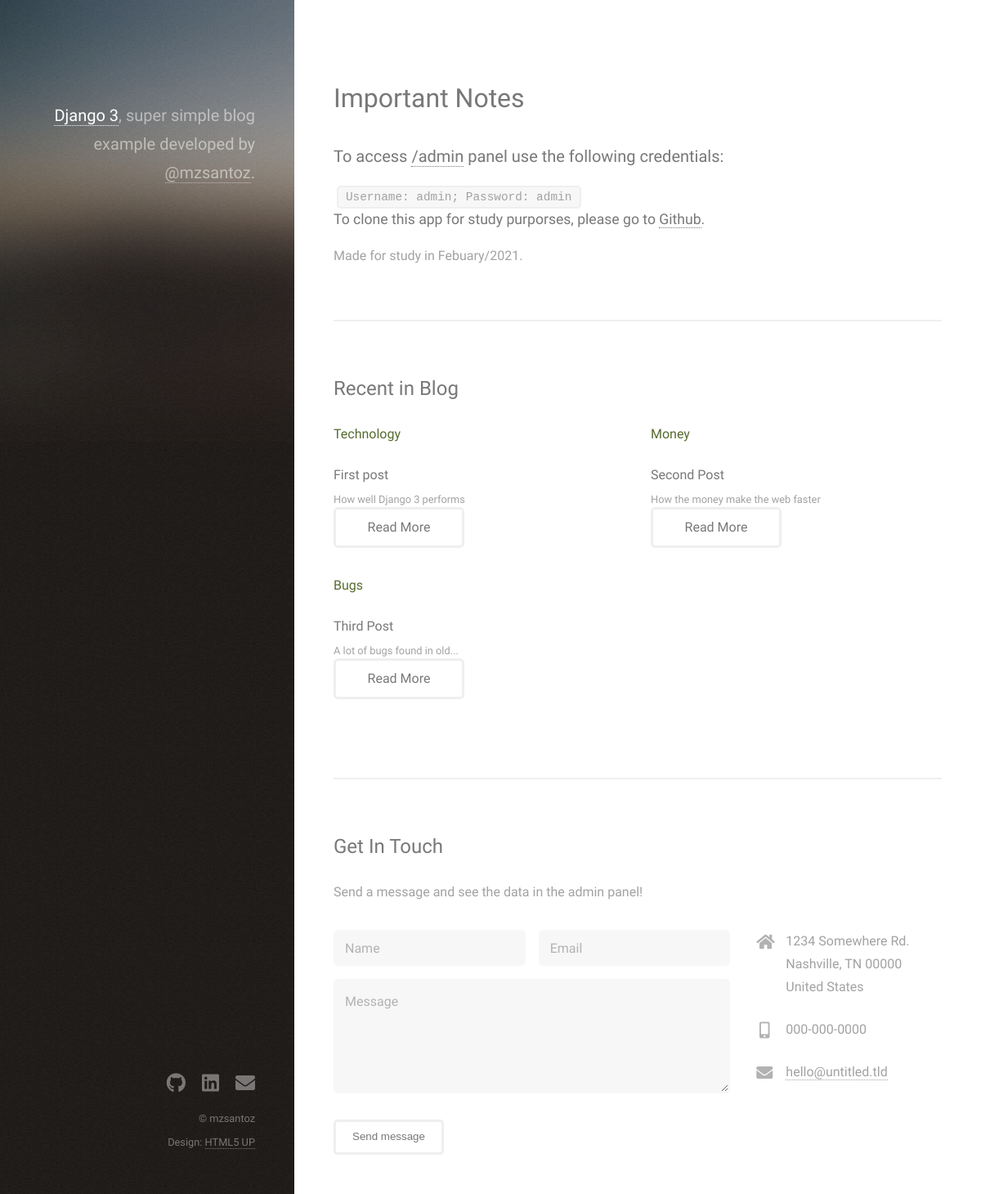
The page / on the database its author committed.
### website/models.py (models this page shows, shortened)
class Post(models.Model):
  id = models.UUIDField(primary_key=True, default=uuid.uuid4, editable=False)
  title = models.CharField(max_length=100)
  sub_title = models.CharField(max_length=200)
  content = models.TextField()
  categories = models.CharField(
    max_length=2,
    choices=Categories.choices,
    default=Categories.TECH,
  )
  deleted = models.BooleanField(default=False)
  slug = models.SlugField(null=True, unique=True)
  image = models.ImageField(upload_to='posts', null=True, blank=True)
  def get_category_label(self):
    return self.get_categories_display()

### website/views.py (the view)
# urls.py: path('', blog),
def blog(request):
  post_list = Post.objects.filter(deleted=False)
  data = {
    'posts': post_list
    }
  return render(request, 'index.html', data)

### website/templates/index.html (shortened to what this page needs)
{% load static %}
<!DOCTYPE HTML>
<html>
	<head>
		<link rel="stylesheet" href="{% static 'assets/css/main.css' %}" />
	</head>
	<body class="is-preload">
			<header id="header">
				<div class="inner">
					<h1><strong><a href="https://www.djangoproject.com/download/" target="_blank">Django 3</a></strong>, super simple
					blog example<br />
					developed by <a href="https://linkedin.com/in/mzsantoz">@mzsantoz</a>.</h1>
				</div>
			</header>
			<div id="main">
					<section id="one">
						<header class="major">
							<h2><strong>Important Notes</strong></h2>
							<h3>To access <a href="/admin">/admin</a> panel use the following credentials:</h3>
							<code>Username: admin; Password: admin</code>
							<h4>To clone this app for study purporses, please go to <a href="https://github.com/MzSantoz/django-blog" target="_blank">Github</a>.</h4>
						</header>
						<p>Made for study in Febuary/2021.</p>
					</section>
					<section id="two">
						<h2>Recent in Blog</h2>
						<div class="row">
							{% for post in posts %}
							<article class="col-6 col-12-xsmall work-item">
								<small style="color:darkolivegreen;">{{ post.get_category_label }}</small>
								<h3>{{ post.title }}</h3>
								<p>{{ post.sub_title }}</p>
								<a class="button"href="{% url 'post_detail' post.slug %}">Read More</a>
							</article>
							{% endfor %}
						</div>
					</section>
					<section id="three">
						<h2>Get In Touch</h2>
						<p>Send a message and see the data in the admin panel!</p>
						<div class="row">
							<div class="col-8 col-12-small">
								<form id="send-message" method="post" action="{% url 'send-message' %}">
									<div class="row gtr-uniform gtr-50">
										<div class="col-6 col-12-xsmall"><input type="text" name="name" id="name" placeholder="Name" /></div>
										<div class="col-6 col-12-xsmall"><input type="email" name="email" id="email" placeholder="Email" /></div>
										<div class="col-12"><textarea name="message" id="message" placeholder="Message" rows="4"></textarea></div>
									</div>
								</form>
								<button class="button" type="submit" form="send-message" value="Send Message">Send message</button>
							</div>
							<div class="col-4 col-12-small">
								<ul class="labeled-icons">
									<li>
										<h3 class="icon solid fa-home"><span class="label">Address</span></h3>
										1234 Somewhere Rd.<br />
										Nashville, TN 00000<br />
										United States
									</li>
									<li>
										<h3 class="icon solid fa-mobile-alt"><span class="label">Phone</span></h3>
										000-000-0000
									</li>
									<li>
										<h3 class="icon solid fa-envelope"><span class="label">Email</span></h3>
										<a href="#">hello@untitled.tld</a>
									</li>
								</ul>
							</div>
						</div>
					</section>
			</div>
			<footer id="footer">
				<div class="inner">
					<ul class="icons">
						<li><a href="https://github.com/MzSantoz" target="_blank" class="icon brands fa-github"><span class="label">Github</span></a></li>
						<li><a href="https://linkedin.com/in/mzsantoz" target="_blank" class="icon brands fa-linkedin"><span class="label">Linkedin</span></a></li>
						<li><a href="mailto:mzsantoz@outlook.com" class="icon solid fa-envelope"><span class="label">Email</span></a></li>
					</ul>
					<ul class="copyright">
						<li>&copy; mzsantoz</li><li>Design: <a href="http://html5up.net">HTML5 UP</a></li>
					</ul>
				</div>
			</footer>
	</body>
</html>

### rows shown on the page
Post: get_category_label "Technology", title "First post", sub_title "How well Django 3 performs"
Post: get_category_label "Money", title "Second Post", sub_title "How the money make the web faster"
Post: get_category_label "Bugs", title "Third Post", sub_title "A lot of bugs found in old..."
